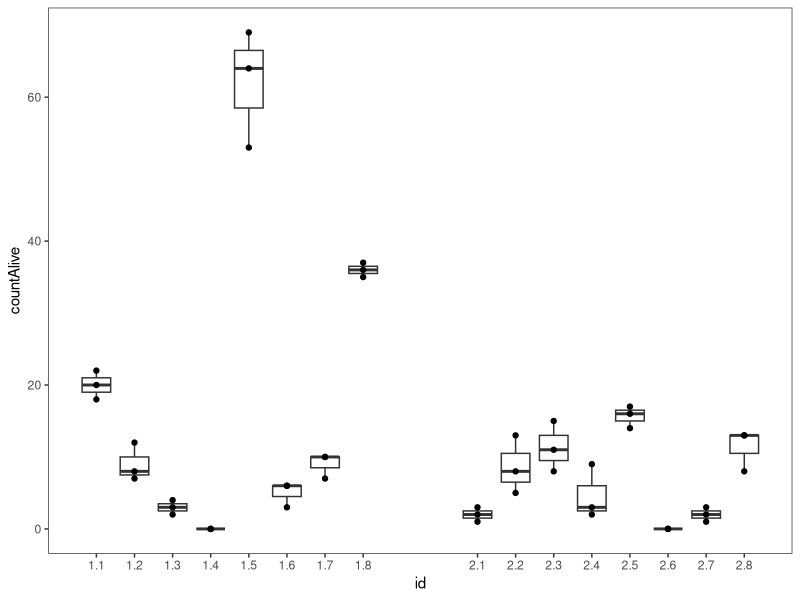
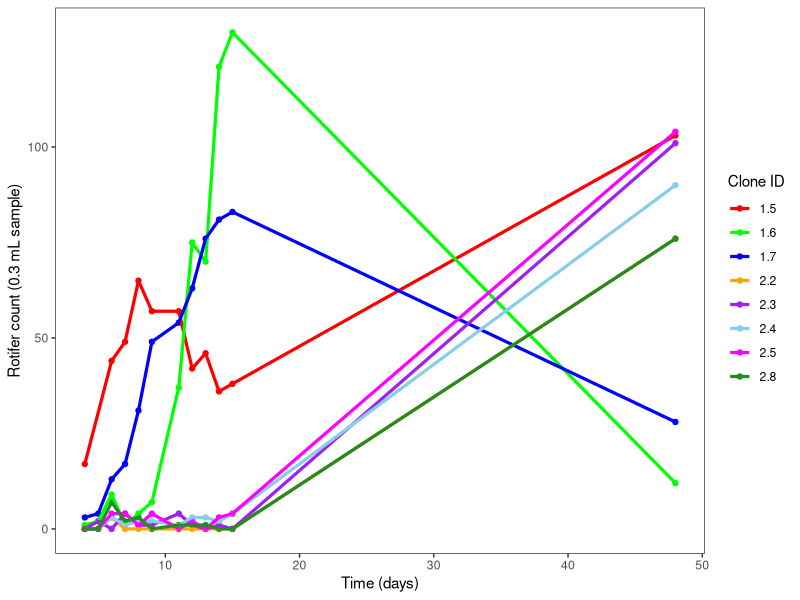

The R script that drew these images, in order:
## ---- chunk 1
knitr::opts_chunk$set(echo = TRUE, warning = FALSE, message = FALSE, fig.path = "../output/")
## ---- chunk 2
library(car)
library(tidyverse)
library(here)
library(ggplot2)
library(knitr)
## ---- chunk 3
stock4_24 <- read_csv(here("data","stockCultures4.24.csv"))
## ---- chunk 4
kable(stock4_24)
## ---- chunk 5

wellTest <- read_csv(here("data","24wellCountTest.csv"))

# AHHHHHH I CANT TAKE IT ANYMORE AAAAHHHHHHHHHHHHHHHH

wellTestSorted <- wellTest %>%
  group_by(wellTest$leaf) %>%
  group_by(wellTest$clone)

glimpse(wellTest)

as.factor(wellTest$id)

ggplot(wellTest, aes(x=id, y=countAlive, group=id)) +
  geom_boxplot() +
  geom_point() +
  scale_x_continuous(breaks=c(1.1, 1.2, 1.3, 1.4, 1.5, 1.6, 1.7, 1.8, 2.1, 2.2, 2.3, 2.4, 2.5, 2.6, 2.7, 2.8)) +
  theme_bw() +
  theme(panel.grid.major = element_blank(), panel.grid.minor = element_blank())

## ---- chunk 6

pop1 <- read_csv(here("data","pop1.csv"))
glimpse(pop1)

pop1$idFact <- as.factor(pop1$id)
pop1$idFact

ggplot(pop1, aes(x=day, y=count, group=idFact, color=idFact)) +
  geom_point() +
  geom_line(size=1.1) +
  scale_color_manual(values=c("red", "green", "blue", "orange", "purple", "skyblue", "magenta", "forestgreen")) +
  #facet_wrap(~id) +
  labs(x="Time (days)", y="Rotifer count (0.3 mL sample)", color="Clone ID") +
  theme_bw() +
  theme(panel.grid.major = element_blank(), panel.grid.minor = element_blank())

